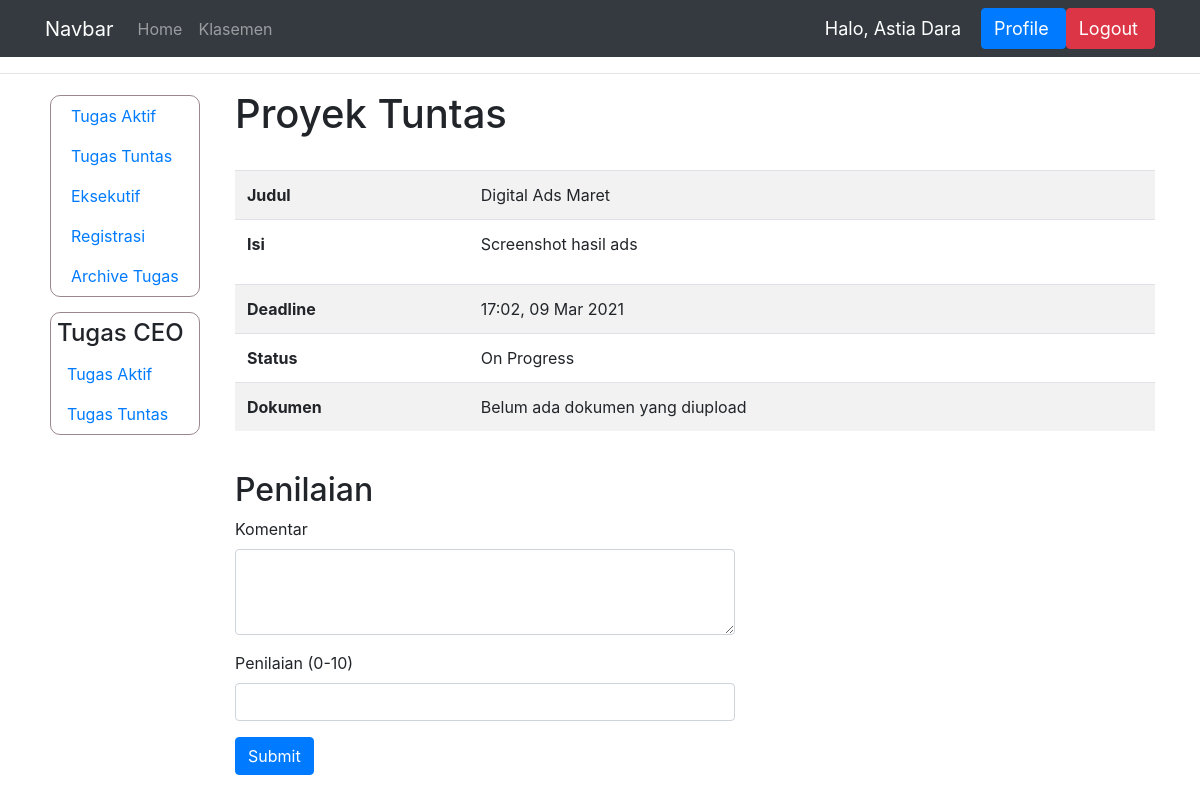
/tuntas/85 (signed in), run on an earlier commit of the app's database.
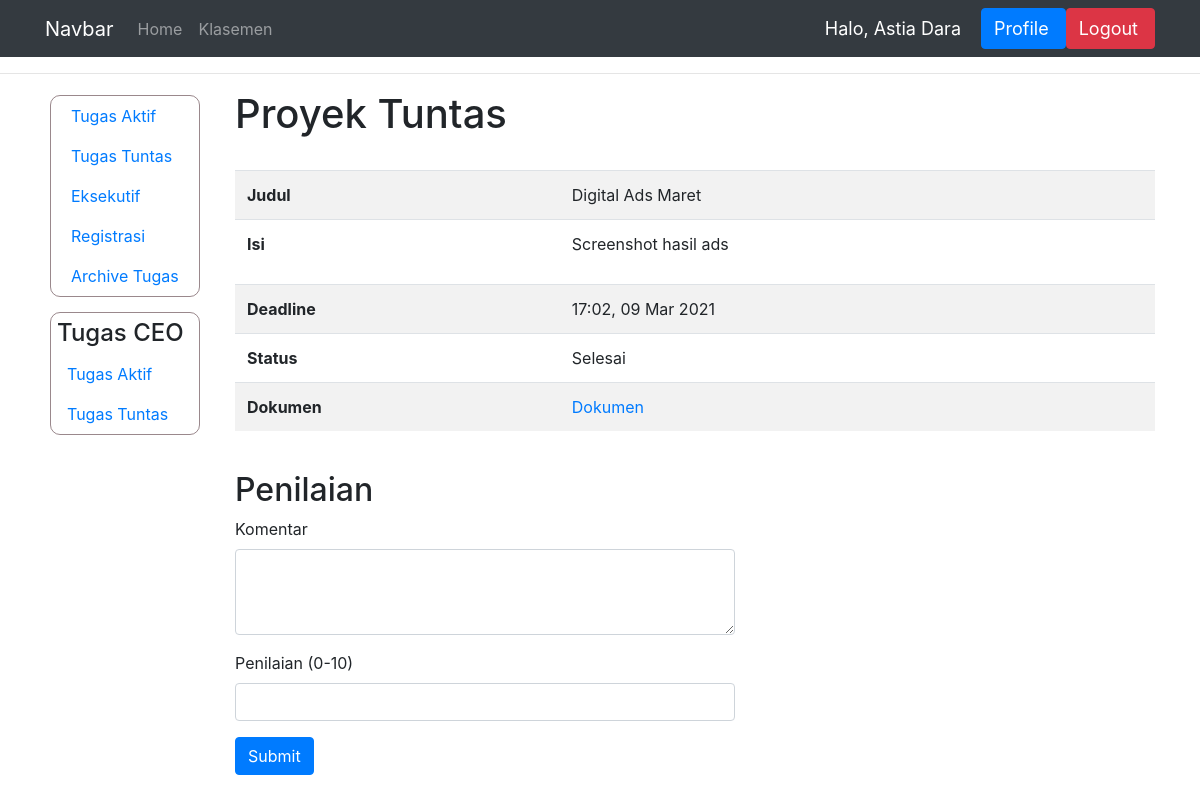
And on a later commit of the database.
### dashboard/models.py (models this page shows, shortened)
class TugasProyek(models.Model):
    STATUS = (
        ('Tuntas', 'Tuntas'),
        ('Hold', 'Hold'),
        ('On Progress', 'On Progress'),
        ('Selesai', 'Selesai'),
        ('Deadline', 'Deadline'),
        ('Terlambat', 'Terlambat')
    )
    pemilik_tugas = models.ForeignKey(User, on_delete=models.CASCADE)
    judul = models.CharField(max_length=150)
    isi = models.CharField(max_length=1000)
    deadline = models.DateTimeField('Deadline')
    status = models.CharField(max_length=15, choices=STATUS)
    bukti = models.CharField(max_length=100, null=True)
    penilaian = models.IntegerField(null=True)
    bagian = models.CharField(max_length = 100, null=True)
    komentar = models.CharField(max_length=1000)
    selesai_pada = models.DateTimeField('Selesai pada', null=True)
    link_bukti = models.CharField(max_length=1000, null=True)
    archive = models.BooleanField(null=True, default=False)
    ketuntasan = models.BooleanField(null=True, default=False)

### dashboard/views.py (the view, shortened to what this page needs)
# urls.py: path('tuntas/<int:id_tugas>', views.tuntas, name='tuntas'),
@login_required(login_url='login')
def tuntas(request, id_tugas):
    nama = request.user.first_name
    t = TugasProyek.objects.get(pk=id_tugas)
    dokumennya = t.bukti
    context = {'nama' : nama,
                'tugas' : t,
                'dokumen' : dokumennya,
                'tuntas' : tuntas
                }
    ceo = request.user.groups.filter(name='CEO').exists()
    if ceo:
        context['sidebar_ceo'] = True
    if not request.user.groups.filter(name='Eksekutif').exists() or request.user.last_name == 'Human Resource':
        context['data_kar'] = True
    if t.bukti == '#':
        context['belum'] = True
    return render(request, 'manager/proyek_tuntas.html', context)

### templates/manager/proyek_tuntas.html (shortened to what this page needs)
{% extends 'main.html' %}
{% block content %}
<hr>
<div class="container">
    <div class="row">
        {% if sidebar_ceo %}
            {% include 'ceo/sidebar.html' %}
        {% else %}
            {% include 'manager/sidebar.html' %}
        {% endif %}
        <div class="col">
            <h1>Proyek Tuntas</h1>
            <br>
            <table class="table table-striped">
                <tbody>
                <tr>
                    <th scope="row">Judul</th>
                    <td>{{tugas.judul}}</td>
                </tr>
                <tr>
                    <th scope="row">Isi</th>
                    <td>{{tugas.isi|linebreaks}}</td>
                </tr>
                <tr>
                    <th scope="row">Deadline</th>
                    <td>{{tugas.deadline|time:"H:i"}}, {{tugas.deadline|date:"d M Y"}}</td>
                </tr>
                <tr>
                    <th scope="row">Status</th>
                    <td>{{tugas.status}}</td>
                </tr>
                {% if belum %}
                <tr>
                    <th scope="row">Dokumen</th>
                    <td>Belum ada dokumen yang diupload</td>
                </tr>
                {% else %}
                <tr>
                    <th scope="row">Dokumen</th>
                    <td><a href="{{tugas.bukti}}" target="_blank">Dokumen</a></td>
                </tr>
                {% endif %}
                </tbody>
            </table>
            <br>
            <h2>Penilaian</h2>
            <div class="kontainer-penilaian">
            <form action="" method="POST">
                <div class="form-group">
                    <label for="komentar">Komentar</label>
                    <textarea class="form-control" id="komentar" name="komentar" rows="3"></textarea>
                </div>
                <div class="form-group">
                    <label for="penilaian">Penilaian (0-10)</label>
                    <input type="number" class="form-control" id="penilaian" name="penilaian" min="0" max="10">
                </div>
                <button type="submit" class="btn btn-primary">Submit</button>
            </form>
            </div>
            <br><br><br><br><br><br>
        </div>
    </div>
</div>
{% endblock %}

What changed in the data, as far as the page shows it:
changed TugasProyek "Digital Ads Maret": status "On Progress" → "Selesai"
Also different on the page:
text no longer shown: "Belum ada dokumen yang diupload"
